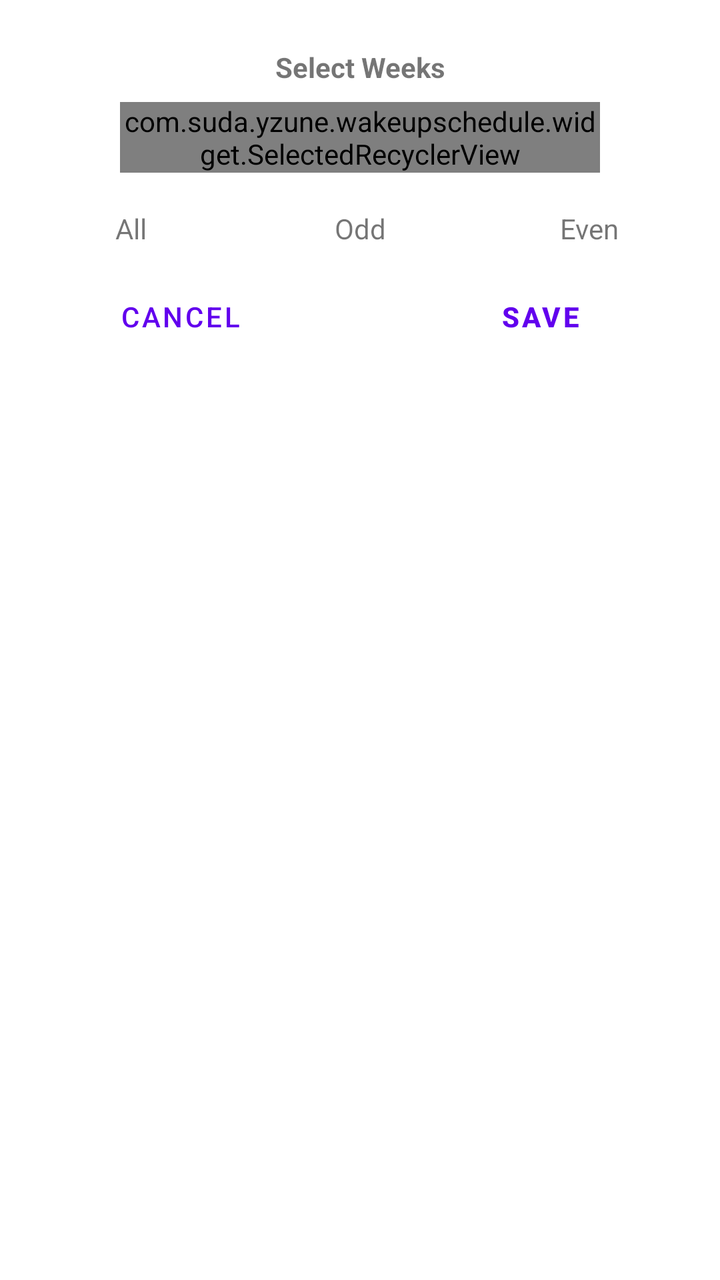
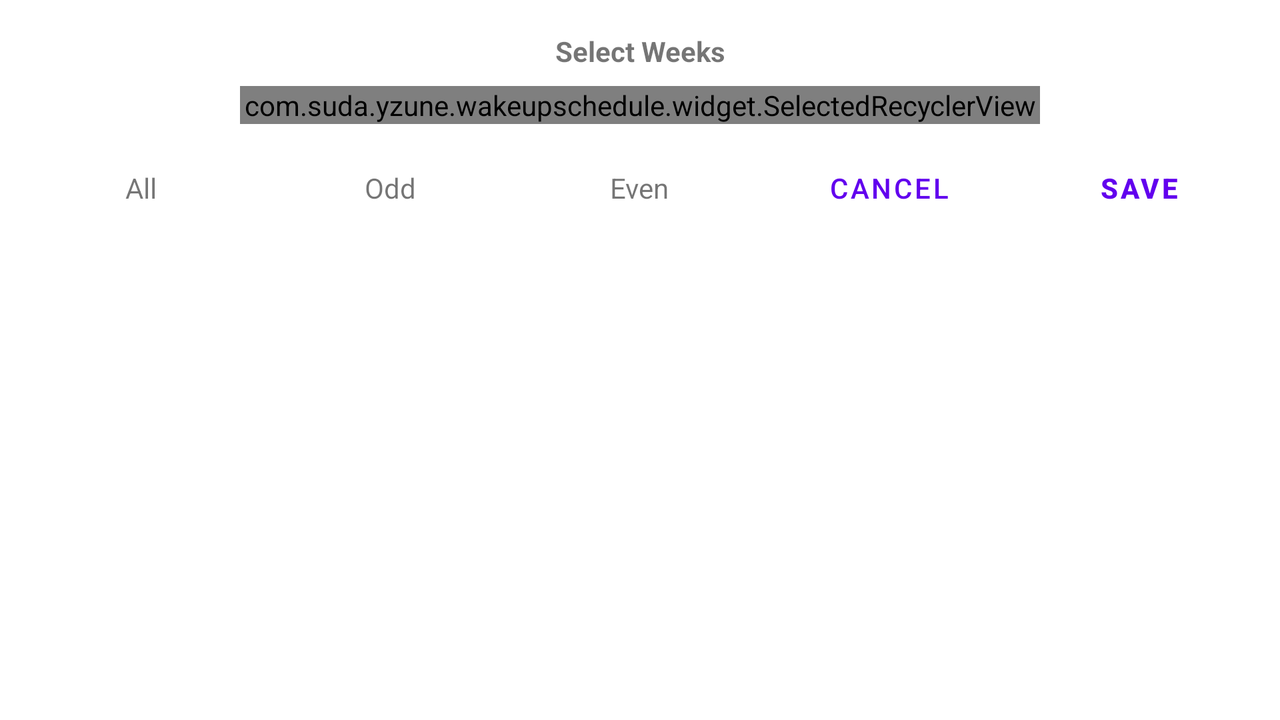

One screen, two layout resources from the same app: the default and the author's alternative for another configuration. Each is rendered where Android would select it; the XML of both is given below.
<!-- AndroidManifest.xml: application theme AppTheme -->
<!-- res/layout/fragment_select_week.xml -->
<androidx.appcompat.widget.LinearLayoutCompat xmlns:android="http://schemas.android.com/apk/res/android"
    xmlns:tools="http://schemas.android.com/tools"
    android:layout_width="280dp"
    android:layout_height="wrap_content"
    android:layout_gravity="center"
    android:orientation="vertical"
    tools:context="com.suda.yzune.wakeupschedule.course_add.SelectWeekFragment">

    <androidx.appcompat.widget.AppCompatTextView
        android:layout_width="match_parent"
        android:layout_height="wrap_content"
        android:layout_marginTop="24dp"
        android:gravity="center"
        android:text="@string/add_course_title_select_week"
        android:textStyle="bold" />

    <com.suda.yzune.wakeupschedule.widget.SelectedRecyclerView
        android:id="@+id/rv_week"
        android:layout_width="240dp"
        android:layout_height="wrap_content"
        android:layout_gravity="center_horizontal"
        android:layout_margin="8dp"
        android:orientation="vertical" />

    <androidx.appcompat.widget.LinearLayoutCompat
        android:layout_width="match_parent"
        android:layout_height="wrap_content"
        android:paddingStart="8dp"
        android:paddingEnd="8dp">

        <androidx.appcompat.widget.AppCompatTextView
            android:id="@+id/tv_all"
            android:layout_width="0dp"
            android:layout_height="24dp"
            android:layout_margin="8dp"
            android:layout_weight="1"
            android:gravity="center"
            android:text="@string/all_weeks" />

        <androidx.appcompat.widget.AppCompatTextView
            android:id="@+id/tv_type1"
            android:layout_width="0dp"
            android:layout_height="24dp"
            android:layout_margin="8dp"
            android:layout_weight="1"
            android:gravity="center"
            android:text="@string/odd" />

        <androidx.appcompat.widget.AppCompatTextView
            android:id="@+id/tv_type2"
            android:layout_width="0dp"
            android:layout_height="24dp"
            android:layout_margin="8dp"
            android:layout_weight="1"
            android:gravity="center"
            android:text="@string/even" />
    </androidx.appcompat.widget.LinearLayoutCompat>

    <androidx.appcompat.widget.LinearLayoutCompat
        android:layout_width="match_parent"
        android:layout_height="match_parent">

        <com.google.android.material.button.MaterialButton
            android:id="@+id/btn_cancel"
            style="@style/DialogButtonStyle"
            android:layout_width="0dp"
            android:layout_weight="1"
            android:text="@string/cancel" />

        <com.google.android.material.button.MaterialButton
            android:id="@+id/btn_save"
            style="@style/DialogButtonStyle"
            android:layout_width="0dp"
            android:layout_weight="1"
            android:text="@string/save"
            android:textStyle="bold" />

    </androidx.appcompat.widget.LinearLayoutCompat>

</androidx.appcompat.widget.LinearLayoutCompat>
<!-- resources referenced by this layout -->
<resources>
  <string name="add_course_title_select_week">Select Weeks</string>
  <string name="all_weeks">All</string>
  <string name="cancel">Cancel</string>
  <string name="even">Even</string>
  <string name="odd">Odd</string>
  <string name="save">Save</string>
  <style name="DialogButtonStyle" parent="Widget.MaterialComponents.Button.TextButton">
          <item name="cornerRadius">8dp</item>
          <item name="android:layout_marginStart">8dp</item>
          <item name="android:layout_marginEnd">8dp</item>
          <item name="android:layout_width">match_parent</item>
          <item name="android:layout_height">wrap_content</item>
      </style>
  <style name="AppTheme" parent="Theme.MaterialComponents.DayNight.NoActionBar">
          
          <item name="colorPrimary">@color/colorPrimary</item>
          <item name="colorPrimaryDark">@color/colorPrimaryDark</item>
          <item name="colorAccent">@color/colorAccent</item>
          <item name="coordinatorLayoutStyle">@style/Widget.Support.CoordinatorLayout</item>
          <item name="colorSecondary">@color/colorPrimary</item>
          <item name="shapeAppearanceSmallComponent">@style/ShapeAppearance.MyApp.SmallComponent
          </item>
          <item name="shapeAppearanceMediumComponent">@style/ShapeAppearance.MyApp.MediumComponent
          </item>
          <item name="shapeAppearanceLargeComponent">@style/ShapeAppearance.MyApp.LargeComponent
          </item>
          <item name="verticalRecyclerViewStyle">@style/VerticalRecyclerView</item>
          <item name="android:windowSoftInputMode">adjustPan</item>
          <item name="windowActionModeOverlay">true</item>
          <item name="windowActionBar">false</item>
          <item name="windowNoTitle">true</item>
      </style>
  <style name="ShapeAppearance.MyApp.SmallComponent" parent="ShapeAppearance.MaterialComponents.SmallComponent">
          <item name="cornerFamily">rounded</item>
          <item name="cornerSize">8dp</item>
      </style>
  <style name="ShapeAppearance.MyApp.MediumComponent" parent="ShapeAppearance.MaterialComponents.MediumComponent">
          <item name="cornerFamily">rounded</item>
          <item name="cornerSize">8dp</item>
      </style>
  <style name="ShapeAppearance.MyApp.LargeComponent" parent="ShapeAppearance.MaterialComponents.LargeComponent">
          <item name="cornerFamily">rounded</item>
          <item name="cornerSize">8dp</item>
      </style>
  <style name="VerticalRecyclerView" parent="android:Widget">
          <item name="android:scrollbars">vertical</item>
      </style>
</resources>
<!-- res/layout-w540dp/fragment_select_week.xml (the author's variant of the layout above) -->
<!-- drawn on the phone turned sideways -->
<androidx.appcompat.widget.LinearLayoutCompat xmlns:android="http://schemas.android.com/apk/res/android"
    xmlns:tools="http://schemas.android.com/tools"
    android:layout_width="480dp"
    android:layout_height="wrap_content"
    android:layout_gravity="center"
    android:orientation="vertical"
    tools:context="com.suda.yzune.wakeupschedule.course_add.SelectWeekFragment">

    <androidx.appcompat.widget.AppCompatTextView
        android:layout_width="match_parent"
        android:layout_height="wrap_content"
        android:layout_marginTop="16dp"
        android:gravity="center"
        android:text="@string/add_course_title_select_week"
        android:textStyle="bold" />

    <com.suda.yzune.wakeupschedule.widget.SelectedRecyclerView
        android:id="@+id/rv_week"
        android:layout_width="400dp"
        android:layout_height="wrap_content"
        android:layout_gravity="center_horizontal"
        android:layout_margin="8dp"
        android:orientation="vertical" />

    <androidx.appcompat.widget.LinearLayoutCompat
        android:layout_width="match_parent"
        android:layout_height="wrap_content"
        android:gravity="center_vertical"
        android:paddingStart="8dp"
        android:paddingEnd="8dp">

        <androidx.appcompat.widget.AppCompatTextView
            android:id="@+id/tv_all"
            android:layout_width="0dp"
            android:layout_height="24dp"
            android:layout_margin="8dp"
            android:layout_weight="1"
            android:gravity="center"
            android:text="@string/all_weeks" />

        <androidx.appcompat.widget.AppCompatTextView
            android:id="@+id/tv_type1"
            android:layout_width="0dp"
            android:layout_height="24dp"
            android:layout_margin="8dp"
            android:layout_weight="1"
            android:gravity="center"
            android:text="@string/odd" />

        <androidx.appcompat.widget.AppCompatTextView
            android:id="@+id/tv_type2"
            android:layout_width="0dp"
            android:layout_height="24dp"
            android:layout_margin="8dp"
            android:layout_weight="1"
            android:gravity="center"
            android:text="@string/even" />

        <com.google.android.material.button.MaterialButton
            android:id="@+id/btn_cancel"
            style="@style/DialogButtonStyle"
            android:layout_width="0dp"
            android:layout_weight="1"
            android:text="@string/cancel" />

        <com.google.android.material.button.MaterialButton
            android:id="@+id/btn_save"
            style="@style/DialogButtonStyle"
            android:layout_width="0dp"
            android:layout_weight="1"
            android:text="@string/save"
            android:textStyle="bold" />

    </androidx.appcompat.widget.LinearLayoutCompat>


</androidx.appcompat.widget.LinearLayoutCompat>
